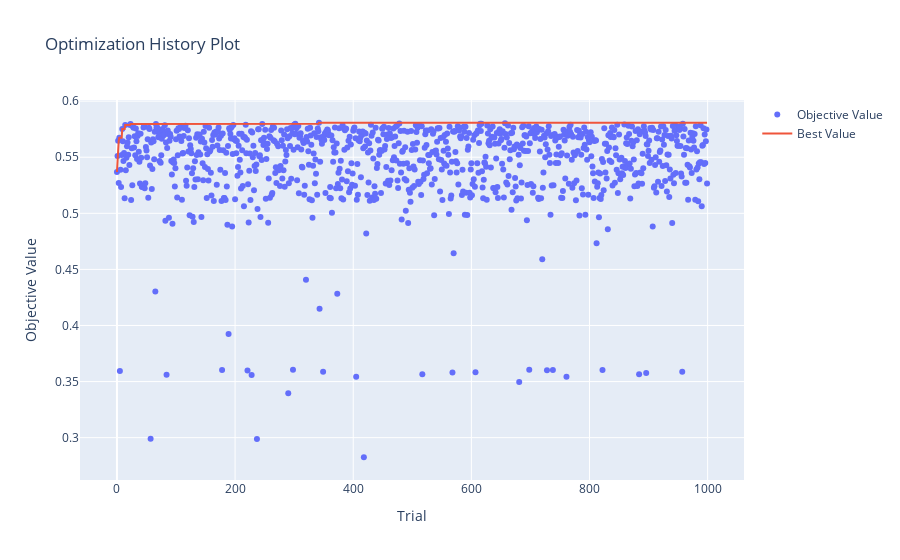

Here is the notebook cell this chart was saved with:
### Code cell
optuna.visualization.plot_optimization_history(study_opt_wss_bc)

### Figure 1 — Plotly figure (JSON) as saved in the notebook; plotly's stock layout.template omitted (floating-point values rounded to 4 significant figures; data arrays with more than 128 entries replaced by an {"elided": "..."} marker saying what was removed)
{"data": [{"mode": "markers", "name": "Objective Value", "type": "scatter", "x": {"elided": "1000 int values"}, "y": {"elided": "1000 float values"}}, {"mode": "lines", "name": "Best Value", "type": "scatter", "x": {"elided": "1000 int values"}, "y": {"elided": "1000 float values"}}, {"marker": {"color": "#cccccc"}, "mode": "markers", "name": "Infeasible Trial", "showlegend": false, "type": "scatter", "x": [], "y": []}], "layout": {"autosize": true, "title": {"text": "Optimization History Plot"}, "xaxis": {"autorange": true, "range": [-62.03, 1061.0], "title": {"text": "Trial"}, "type": "linear"}, "yaxis": {"autorange": true, "range": [0.2579, 0.6053], "title": {"text": "Objective Value"}, "type": "linear"}}}
